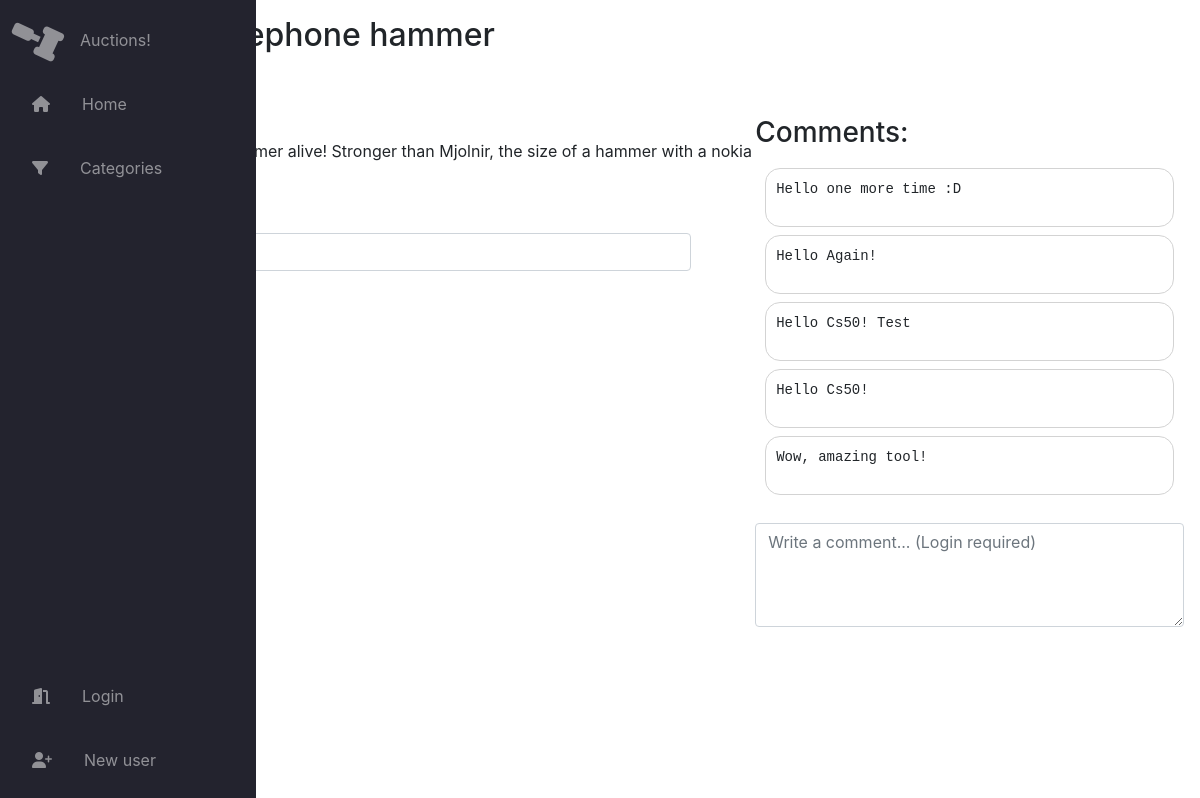
/listing/3, run on the app's committed database.
### auctions/models.py (models this page shows, shortened)
class Listings(models.Model):
    bidsUntilNow = models.IntegerField(default=0)
    category = models.CharField(max_length=30, blank=True, null=True)
    description = models.CharField(max_length=300)
    imageUrl = models.URLField(blank=True, null=True)
    currentBid = models.DecimalField(default=0, max_digits=8, decimal_places=2)
    title = models.CharField(max_length=64)
    winner_id = models.IntegerField(blank=True, null=True)
    is_close = models.BooleanField(default=False)
    FK_user = models.ForeignKey(User, on_delete=models.CASCADE)

class Comments(models.Model):
    comment = models.CharField(max_length=240)
    FK_list = models.ForeignKey(Listings, on_delete=models.CASCADE, related_name="list_comments")
    FK_user = models.ForeignKey(User, on_delete=models.CASCADE,  related_name="user_comments")

### auctions/views.py (the view)
# urls.py: path("listing/<int:list_pk>", views.listing_page, name="listing_page"),
def listing_page(request, list_pk):
    listing_data = Listings.objects.filter(pk=list_pk)
    bid_data = Bids.objects.filter(FK_list__pk=list_pk)
    context = {"watchList": False}
    comments = Comments.objects.filter(FK_list__pk=list_pk).order_by('-id')
    if request.user.id:
        w_data = WatchList.objects.filter(Q(FK_user=request.user) & Q(FK_list__pk=list_pk))
        if len(w_data) > 0:
            context = {"watchList": True}
    if len(listing_data) == 0:
        messages.error(request, 'Listing not found.')
        return HttpResponseRedirect(reverse("index"))
    elif len(listing_data) > 0 and len(bid_data) == 0:
        context.update({'listing': listing_data[0], 'bid':None})
    else:
        context.update({'listing': listing_data[0], 'bid':Bids.objects.filter(FK_list__pk=list_pk).latest('bid')})
    if len(comments) > 0:
        context.update({'comments': comments})
    return render(request, "auctions/listingpage.html", context)

### auctions/templates/auctions/listingpage.html (shortened to what this page needs)
{% extends "auctions/layout.html" %}
{% block body %}
    <div class="container-flex ml-3">
        <div class="container-listing">
            {% if listing.is_close == True %}
                <h2> <del>{{listing.title}}</del> - CLOSED</h2>
            {% else %}
                {% if listing.category != "" and listing.category != None %}
                    <h2> {{listing.title}}</h2>
                    <p style="font-size: 0.875rem;">Category: {{listing.category}}</p>
                {% else %}
                    <h2> {{listing.title}}</h2>
                {% endif %}
            {% endif %}
            {% if listing.imageUrl != ""  and listing.imageUrl != none %}
                <div class="img-container mb-3">
                </div>
            {% else %}
                <div class="img-container mb-3">
                    <img class="img-fluid" src="https://web.ipca.pt/sap/wp-content/codevision/resources/images/no-image.jpg">
                </div>
            {% endif %}
            <p class="listings-description">{{listing.description}}</p>
            {% if bid == None %}
                <h4 style="display: inline-block;">Minimum bid: ${{listing.currentBid}}</h4>
            {% else %}
                <h4 style="display: inline-block;">
                </h4>
            {% endif %}
            <form class="responsive-form" action="{% url 'new_bid' listing.id %}" method="post">
                {% if bid == None %}
                    <div class="small-text">No bids yet.</div>
                    <input class="form-control" type="number" step="0.01" min="{{listing.currentBid}}" name="bid" placeholder="Bid">
                {% else %}
                    <div class="small-text">{{listing.bidsUntilNow}} bid(s) so far. {% if user.is_authenticated and user.id == bid.FK_user.id %} Your bid is the current bid {%endif%}</div>
                    <input class="form-control" type="number" step="0.01" min="{{bid.bid}}" name="bid" placeholder="Bid">
                {% endif %}
                {% if listing.is_close == False%}
                    {% if user.is_authenticated %}
                        <button type="submit" class="btn btn-primary mt-3" >Place Bid</button>
                    {% else %}
                        <button type="submit" class="btn btn-primary mt-3" disabled>Login required</button>
                    {%endif%}
                {%endif%}
            </form>
        </div>
        <div class="container-comments">
            {% if comments %}
                <h3>Comments:</h3>
                <div class="container-comments-boxes">
                    {% for i in comments%}
                        <div class="comment-box mb-2">
                            <pre>{{i.comment}}</pre>
                        </div>
                    {% endfor %}
                </div>
            {% else %}
                <p class="m-3"> No comments yet, be the first to comment :)</p>
            {% endif %}
            {% if listing.is_close == False %}
                <form action="{% url 'add_comment' listing.id%}" method="POST">
                    <div class="textarea-container">
                        {% if user.is_authenticated %}
                            <textarea class="form-control " rows="3" name="comment" placeholder="Write a comment..." maxlength="240"></textarea>
                            <button type="submit" class="textarea-button">&#11153;</button>
                        {% else %}
                            <textarea class="form-control " rows="3" name="comment" placeholder="Write a comment... (Login required)"></textarea>
                        {%endif%}
                    </div>
                </form>
            {% endif %}
        </div>
    </div>
{% endblock %}

### auctions/static/auctions/styles.css (style rules this page uses)
body { margin: 0; max-width: 2200px; padding: 0; }
.small-text { color: rgb(116, 116, 116); font-size: 0.70rem; }
.container-flex { display: flex; flex-direction: column; }
.responsive-form { width: 90%; }
.img-container { height: auto; margin: 10px 0px 30px 0; width: 90%; }
.textarea-container { position: relative; }
.textarea-container textarea { padding-bottom: 24px; padding-right: 30px ; }
.container-listing { width: 60%; }
.container-comments { margin-top: 100px; width: 40%; }
.container-comments-boxes { max-height: 65vh; overflow-y: scroll; margin-bottom: 10px; padding: 10px; width: auto; }
.comment-box { border: solid 1px lightgray; border-radius: 15px; padding: 10px; }
pre { white-space: pre-wrap; word-break: break-word; }
.container-flex { justify-content: space-between; flex-direction: row; max-width: 1400px; }

### data on the page
Listings: title "Nokia telephone hammer", description "The strongest hammer alive! Stronger than Mjolnir, the size of a hammer with a nokia"
Comments: comment "Hello one more time :D"
Comments: comment "Hello Again!"
Comments: comment "Hello Cs50! Test"
Comments: comment "Hello Cs50!"
Comments: comment "Wow, amazing tool!"
